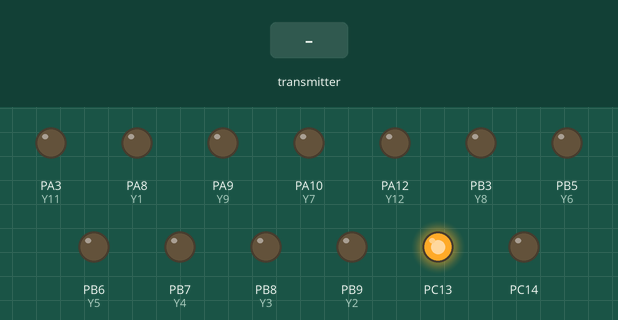
Bench run of a sketch on a simulated STM32 Blue Pill. Shown: output pins drawn as LEDs (lit = HIGH). The inputs (shaded band) are chosen by the test bench. No radio packets arrive unless stated; what the sketch prints to the serial monitor is not drawn.

Above: at 1.2 s.
1.3 s: the transmitter starts sending K1 = 0
Timing chart, 0 to 4.3 s (numbered marks = the images above; inputs shaded):
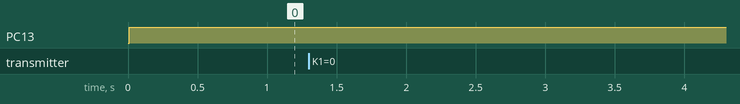

Measured:
- after the input at 1.3 s, every drawn part: stays the same

The sketch:

Puller_1_Receiever_Code.ino
```cpp
#include <SPI.h>
#include <nRF24L01.h>
#include <RF24.h>

RF24 radio(PB0, PA4); // CE, CSN on Blue Pill
const uint64_t address = 0xF0F0F0F0E1LL;
const byte address1[6] = "00001";
const byte addresses[][6] = {"00001", "00002"};
boolean buttonState = 0;
boolean buttonState2 = 0;
int K1 = 0;
int K10 = 0;
int setrelay=0;
int setrelay2=0;
int set1=0;
int set2=0;
boolean toggle = true;

#define Y1 PA8
#define Y2 PB9
#define Y3 PB8
#define Y4 PB7
#define Y5 PB6
#define Y6 PB5
#define Y7 PA10
#define Y8 PB3
#define Y9 PA9
#define Y10 PA4
#define Y11 PA3
#define Y12 PA12

int ledState = LOW;             // ledState used to set the LED

// Generally, you should use "unsigned long" for variables that hold time
// The value will quickly become too large for an int to store
unsigned long previousMillis = 0;        // will store last time LED was updated

// constants won't change:
const long interval = 500;           // interval at which to blink (milliseconds

void setup()
{
   pinMode(PC13, OUTPUT);
    pinMode(PC14, OUTPUT);
   //pinMode(PB9, INPUT);
   pinMode(Y1, OUTPUT);
   pinMode(Y2, OUTPUT);
   pinMode(Y3, OUTPUT);
   pinMode(Y4, OUTPUT);
   pinMode(Y5, OUTPUT);
   pinMode(Y6, OUTPUT);
   pinMode(Y7, OUTPUT);
   pinMode(Y8, OUTPUT);
   pinMode(Y9, OUTPUT);
    pinMode(Y10, OUTPUT);
     pinMode(Y11, OUTPUT);
      pinMode(Y12, OUTPUT);

   digitalWrite(Y1, LOW);
   digitalWrite(Y2, LOW);
   digitalWrite(Y3, LOW);
   digitalWrite(Y4, LOW);
   digitalWrite(Y5, LOW);
   digitalWrite(Y6, LOW);
   digitalWrite(Y7, LOW);
   digitalWrite(Y8, LOW);
   digitalWrite(Y9, LOW);
    digitalWrite(Y10, LOW);
     digitalWrite(Y11, LOW);
      digitalWrite(Y12, LOW);
   digitalWrite(PC13, LOW);
Serial.begin(9600);
radio.begin();
Serial.print("ADDRESS :");
radio.openReadingPipe(0, address1);   //Setting the address at which we will receive the data
//radio.setPALevel(RF24_PA_MAX,1);       //You can set this as minimum or maximum depending on the distance between the transmitter and receiver.
radio.setPALevel(RF24_PA_MIN);
// radio.setChannel(95); //select a channel (in which there is no noise!) 0 ... 125
//transmitter power level. To choose RF24_PA_MIN, RF24_PA_LOW, RF24_PA_HIGH, RF24_PA_MAX
 // radio.setDataRate (RF24_2MBPS);
radio.startListening();              //This sets the module as receiver


//   radio.openWritingPipe(addresses[0]); // 00001
//  radio.openReadingPipe(1, addresses[1]); // 00002
//  radio.setPALevel(RF24_PA_MIN);


}
void loop()
{


  unsigned long currentMillis = millis();

  if (currentMillis - previousMillis >= interval) {
    // save the last time you blinked the LED
    previousMillis = currentMillis;

    // if the LED is off turn it on and vice-versa:
    if (ledState == LOW) {
      ledState = 1;
    } else {
      ledState = 0;
    }

    // set the LED with the ledState of the variable:
    //digitalWrite(outpin, ledState);
  }

delay(5);
radio.startListening();
 if ( radio.available()) {
 while (!radio.available());
  radio.read(&K1, sizeof(K1));
  Serial.println(K1);

//   if(K1 == 9)
//  {
//    if(toggle)
//    {
//      digitalWrite(Y5, HIGH);   // set the LED on
//      toggle = !toggle;
//    }
//    else
//    {
//      digitalWrite(Y5, LOW);    // set the LED off
//      toggle = !toggle;
//    }
//  }
 if (K1 == 1) {
    digitalWrite(Y1, HIGH);
  }
  else  if (K1 == 0) {
    digitalWrite(Y1, LOW);
  }
  else if (K1 == 3) {
    digitalWrite(Y2, HIGH);
  }
  else  if (K1 == 2) {
    digitalWrite(Y2, LOW);
  }

else if (K1 == 5) {
    digitalWrite(Y3, HIGH);
  }
  else  if (K1 == 4) {
    digitalWrite(Y3, LOW);
  }
  else if (K1 == 7) {
    digitalWrite(Y4, HIGH);
  }
  else  if (K1 == 6) {
    digitalWrite(Y4, LOW);
  }

    else if (K1 == 9) {
   digitalWrite(Y5, HIGH);
    // digitalWrite(Y5, !digitalRead(Y5));
   //  delay(300);


  }
  else  if (K1 == 8) {
    digitalWrite(Y5, LOW);

  }


  else if (K1 == 11) {
    digitalWrite(Y6, HIGH);
     //digitalWrite(Y6, !digitalRead(Y6));
    // delay(300);
  }
  else  if (K1 == 10) {
digitalWrite(Y6, LOW);
  }


  else if (K1 == 13) {
    digitalWrite(Y7, HIGH);
  }
  else  if (K1 == 12) {
    digitalWrite(Y7, LOW);
  }
  else if (K1 == 15) {
    digitalWrite(Y8, HIGH);
    delay(2500);
  }
  else  if (K1 == 14) {
    digitalWrite(Y8, LOW);
  }
  else if (K1 == 17) {
    digitalWrite(PC13, HIGH);
    //digitalWrite(Y9, HIGH);
  }
  else  if (K1 == 16) {
    digitalWrite(PC13, LOW);
   // digitalWrite(Y9, LOW);
  }

  else if (K1 == 19) {
    digitalWrite(Y9, HIGH);
  }
  else  if (K1 == 18) {
    digitalWrite(Y9, LOW);
  }


  else if (K1 == 21) {
    digitalWrite(Y10, HIGH);
  }
  else  if (K1 == 20) {
    digitalWrite(Y10, LOW);
  }


  else if (K1 == 23) {
    digitalWrite(Y11, HIGH);
  }
  else  if (K1 == 22) {
    digitalWrite(Y11, LOW);
  }

  else if (K1 == 25) {
    digitalWrite(Y12, HIGH);
  }
  else  if (K1 == 24) {
    digitalWrite(Y12, LOW);
  }
 }


 else {

   digitalWrite(Y1, LOW);
   digitalWrite(Y2, LOW);
   digitalWrite(Y3, LOW);
   digitalWrite(Y4, LOW);
   digitalWrite(Y5, LOW);
   digitalWrite(Y6, LOW);
   digitalWrite(Y7, LOW);
   digitalWrite(Y8, LOW);
   digitalWrite(Y9, LOW);
   digitalWrite(Y10, LOW);
   digitalWrite(Y11, LOW);
   digitalWrite(Y12, LOW);
   digitalWrite(PC13, HIGH);

 }

//  delay(5);
//   radio.stopListening();
//   K10 = ledState;
//   if (K10 == 1)
//  {
//    K10 = 1;
//  }
//  else  if (K10 == 0)
//  {
//    K10 = 0;
//  }
//    radio.write(&K10, sizeof(K10));


}
```
